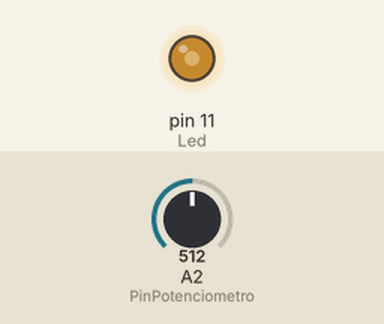
This sketch was run on a simulated Arduino Uno, built with avr-gcc and run on an emulated ATmega328P. On the bench: output pins drawn as LEDs (lit = HIGH). Inputs (shaded band) come from the test bench; at power-on: A2 (PinPotenciometro) = 512.

Above: at 1.2 s.
1.3 s: A2 (PinPotenciometro) set to 716
At 2.5 s:
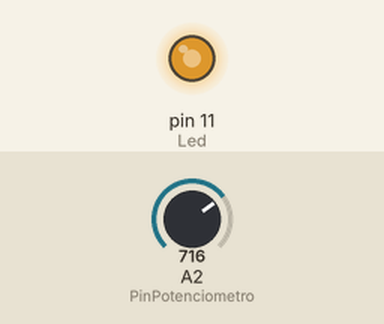
2.8 s: A2 (PinPotenciometro) set to 900
At 3.7 s:
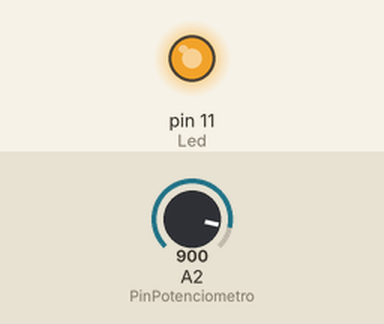
4.3 s: A2 (PinPotenciometro) set to 122
At 4.9 s:
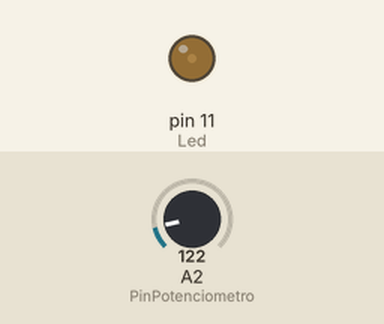
5.8 s: A2 (PinPotenciometro) set to 0
At 7.0 s:
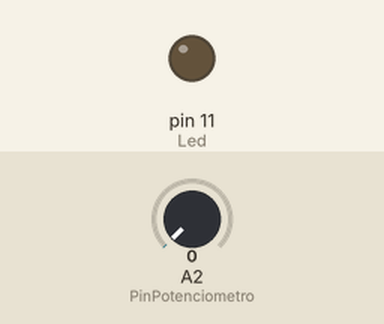
7.3 s: A2 (PinPotenciometro) set to 511
At 8.4 s:
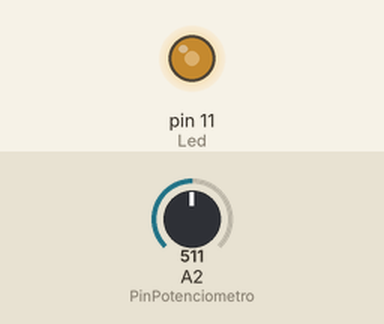
Timing chart, 0 to 9.8 s (numbered marks = the images above; inputs shaded):
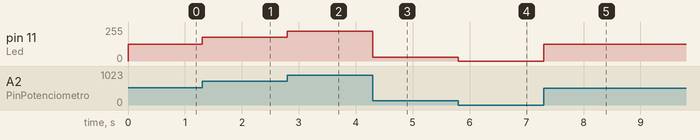

Measured:
- after the input at 1.3 s, pin 11 (Led): 127/255 → 178/255 at once
- after the input at 2.8 s, pin 11 (Led): 178/255 → 224/255 at once
- after the input at 4.3 s, pin 11 (Led): 224/255 → 30/255 at once
- after the input at 5.8 s, pin 11 (Led): 30/255 → 0/255 at once
- after the input at 7.3 s, pin 11 (Led): 0/255 → 127/255 at once

The sketch:

exemplo_projeto_dimmer.ino
```cpp
const int PinPotenciometro = A2;
const int Led = 11;
int valorPot = 0;
int pwm = 0;

void setup(){
  pinMode(Led, OUTPUT);
}

void loop(){
  valorPot = analogRead(PinPotenciometro);
  pwm = map(valorPot, 0, 1023, 0, 255);
  analogWrite(Led, pwm);
}
```
